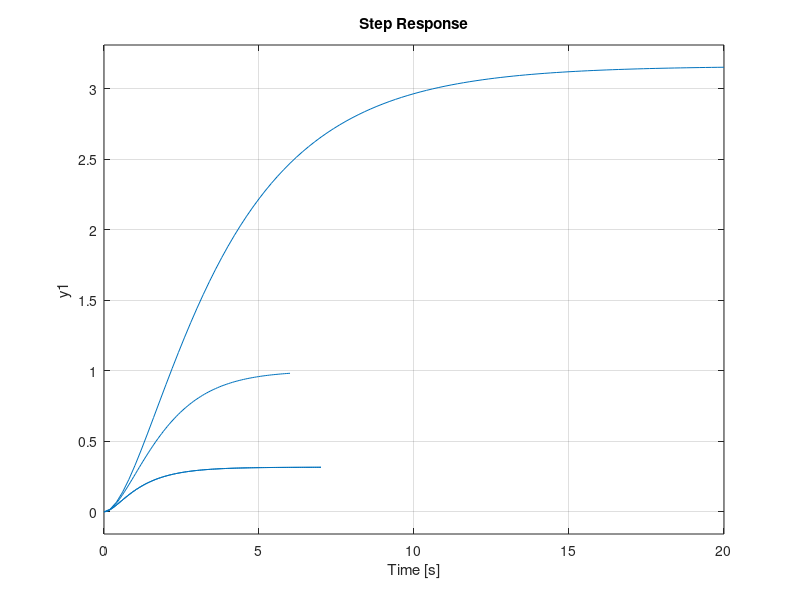

Recreate this plot in MATLAB.
%VERIFIKASI ANALISIS LQR
%CODE BY : ALIM SATRIA

disp('---Verifikasi Analisis LQR---');

A = [0 1; 0 -1];
B = [0; 1];
C = [1 0];
D = 0;

Q = [1 0; 0 1];
R = 1;
[K,E] = lqr(A,B,Q,R)

%VERIFIKASI ANALISIS PENGUATAN
%CODE BY : ALIM SATRIA

disp('---Verifikasi Penguatan---');

N = [A B; C 0];
N_inv = inv(N)

Nx_Nu = N_inv *[0;0;1]

N_x = Nx_Nu(1:2,1);
N_u = Nx_Nu(3,1);
N_bar = N_u + K * N_x

%VARIASI INPUT MATRIKS Q DAN R
%CODE BY : ALIM SATRIA

disp('---Variasi input matriks Q dan R---');

Q_1 = [10 0; 0 10];
R_1 = 1;
 
[K_1] = lqr(A,B,Q_1,R_1)

Q_2 = [1 0; 0 1];
R_2 = 1;
 
[K_2] = lqr(A,B,Q_2,R_2)


Q_3 = [1 0; 0 1];
R_3 = 0.1;
 
[K_3] = lqr(A,B,Q_3,R_3)

Q_4 = [1 0; 0 1];
R_4 = 10;
 
[K_4] = lqr(A,B,Q_4,R_4)

%PERBANDINGAN PERFORMA SISTEM
%CODE BY : ALIM SATRIA

disp('---Perbandingan Performa sistem---');

Af_1 = A-B*K_1;
LQR_1 =ss(Af_1 ,B,C,D);
step(LQR_1);
hold on;

Af_2 = A-B*K_2;
LQR_2 =ss(Af_2 ,B,C,D);
step(LQR_2);
hold on;

Af_3 = A-B*K_3;
LQR_3 =ss(Af_3 ,B,C,D);
step(LQR_3);
hold on;

Af_4 = A-B*K_4;
LQR_4 =ss(Af_4 ,B,C,D);
step(LQR_4);
hold off;